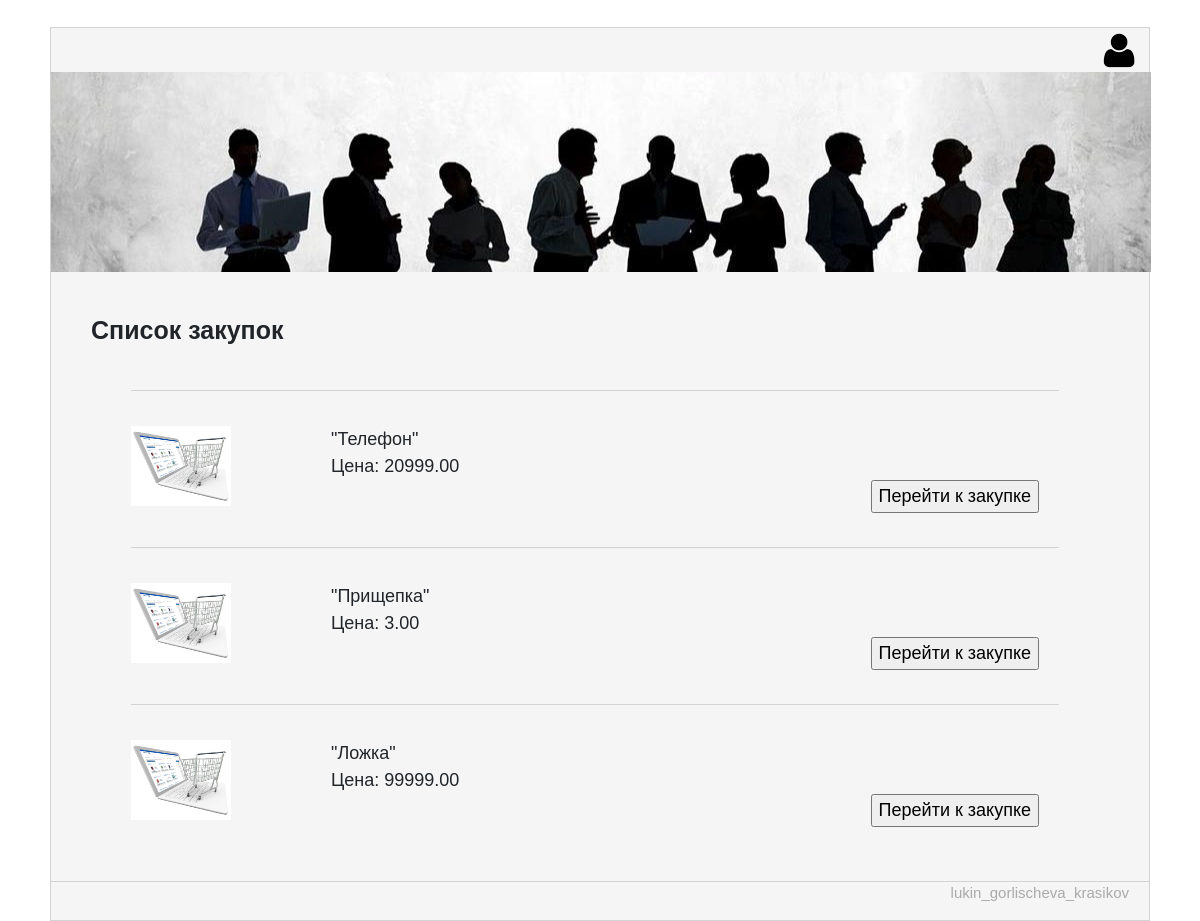
Before: /main/ with the older database file.
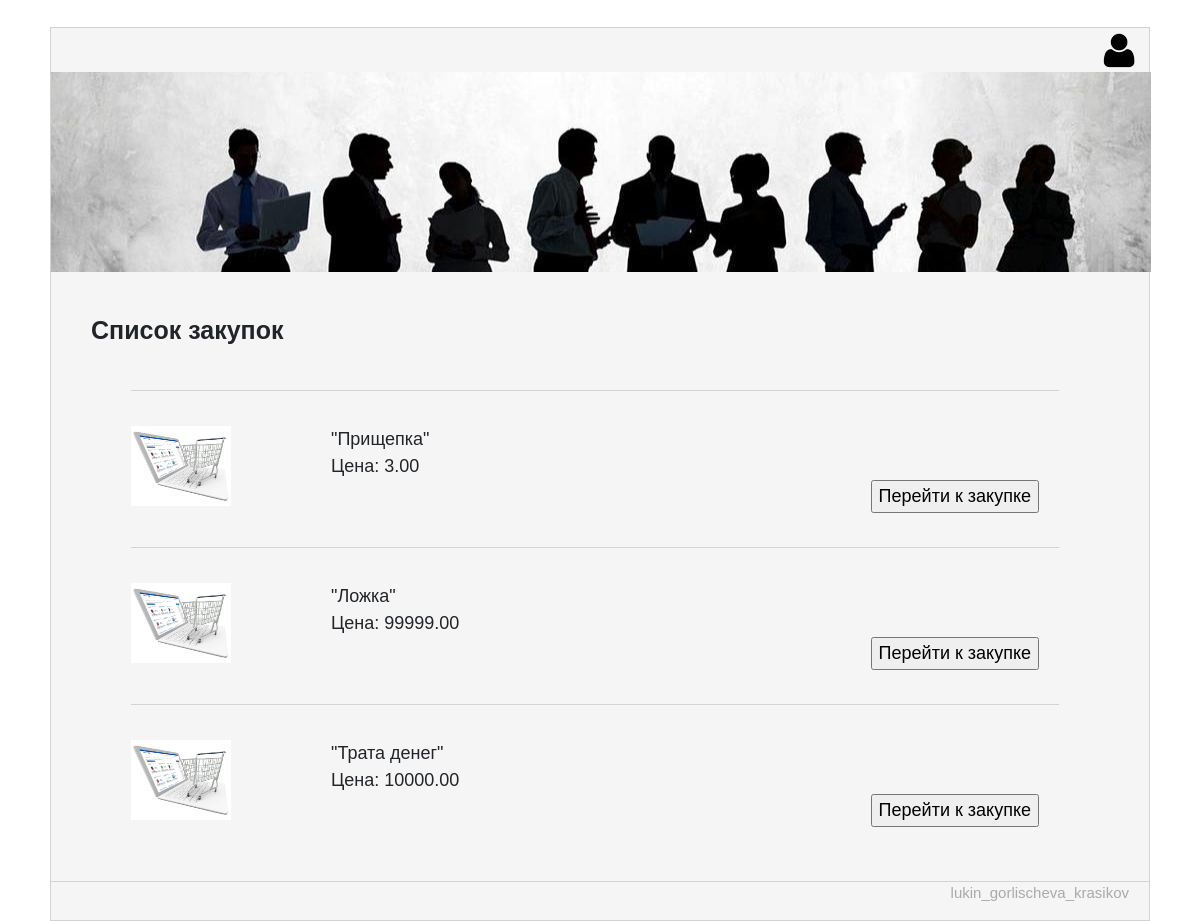
After: the same page with the newer database file.
### GroupBuyApp/models.py (models this page shows, shortened)
class Lot(models.Model):
    name = models.CharField(max_length=50)
    account = models.ForeignKey(Account, default=1, on_delete=models.CASCADE)
    price = models.DecimalField(max_digits=10, decimal_places=2)
    available = models.BooleanField(default=True)
    created = models.DateTimeField(auto_now_add=True)
    ended = models.DateTimeField(auto_now=True)
    minUsers = models.IntegerField(default=0)
    hasMax = models.BooleanField(default=False)
    maxUsers = models.IntegerField(default=1000000)
    usersJoin = models.IntegerField(default=1)
    description = models.CharField(max_length=256, default="")

### GroupBuyApp/views.py (the view)
# urls.py: url(r'^main/', views.lots_list),
def lots_list(request):
    lots = Lot.objects.all()
    return render(request, 'listBuy.html', {
        "lots": lots,
        'user': auth.get_user(request)
    })

### GroupBuyApp/templates/listBuy.html (shortened to what this page needs)
﻿{% load staticfiles  %}
<html>
	<head>
        <link rel="stylesheet" href="https://maxcdn.bootstrapcdn.com/bootstrap/4.0.0-beta.2/css/bootstrap.min.css">
        <link rel="stylesheet" href="{% static 'css/style.css' %}">
	</head>
<body>
<div class="page">
	<header>
    {% if user.is_authenticated %}
        <a href="/logout"><img alt="" src="{% static 'images/out.png' %}"></a>
	    <a href="/create"><img alt="" src="{% static 'images/new.png' %}"></a>
         <a href="/profile?id={{ user.id }}" class="prof"><img alt="" src="{% static 'images/prof.png' %}">{{ user.username }}</a>
    {% else %}
        <a href="/login"><img alt="" src="{% static 'images/prof.png' %}"></a>
    {% endif %}
	<div class="header-img-home"></div>
	</header>
	<div class="content-box">
		<div class="cont">Список закупок</div>
        {% for lot in lots %}
			<div class="lot">
                <div class="img-with-capt">
                    <img src="{% static 'images/buy.jpg' %}"/>
                </div>
                <div class="text-left">
                     "{{ lot.name }}" <br>
                    <a href="/lot?id={{lot.id}}"><input type="button" value="Перейти к закупке" class="buttonCreate go"></a>
                     Цена: {{ lot.price }} <br>
                </div>
				<br>
			</div>
        {% endfor %}
	</div>
	<footer class="site-footer">
		<div class="copyrights"><p>lukin_gorlischeva_krasikov</p></div>
	</footer>
</div>
</body>
</html>

### GroupBuyApp/static/css/style.css (style rules this page uses)
.page { background-color:#F5F5F5; width:1100px; margin-left:auto; margin-right:auto; border:1px solid #D3D3D3; }
a { margin: 2px 10px; float:right; }
.header-img-home { clear:both; width:1100px; height:200px; background: url("../images/home-bg.jpg") no-repeat center; }
footer, .down-block { clear: both; border-top:1px solid #D3D3D3; font-size:16px; padding:30px; }
.site-footer { padding:0px 20px; font-size:18px; color:#aaaaaa; }
.copyrights { padding:0px; margin: 0px; text-align:right; font-size:15px; }
.img-with-capt { width:200px; height:110px; margin-bottom:30px; position: relative; display: table; float:left; }
.img-with-capt img { width:100px; height:80px; }
.text-left { margin-left:50px; }
input { font-size:16px; }
.go { margin: 15px 0px; }
.buttonCreate { margin:25px 10px 25px 0; font-size:18px; }
.content-box { box-sizing: border-box; margin:40px 40px 60px 40px; }
.cont { font-size:25px; font-weight:bold; margin: 25px 0px; }
.lot { box-sizing: border-box; padding-top: 35px; border-top:1px solid #D3D3D3; margin:40px 50px 40px 40px; }

Changed rows visible on the page:
removed Lot: name "Телефон", price "20999.00"
added Lot: name "Трата денег", price "10000.00"
